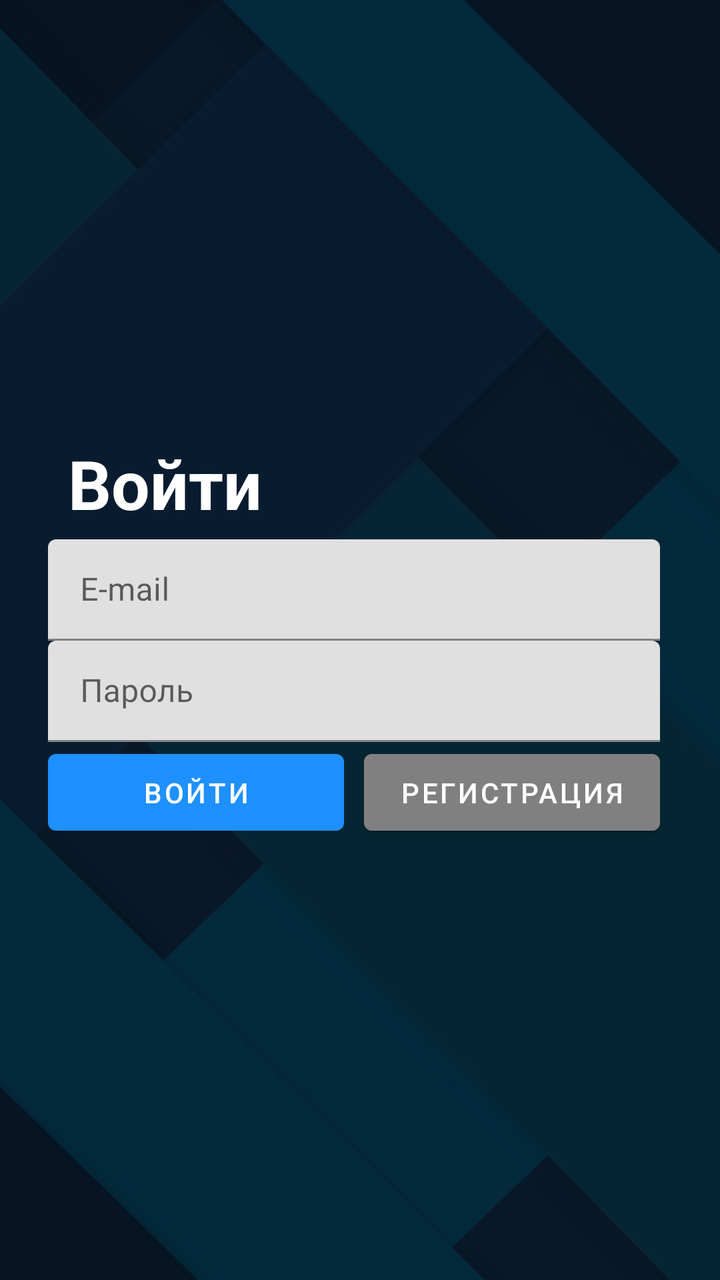
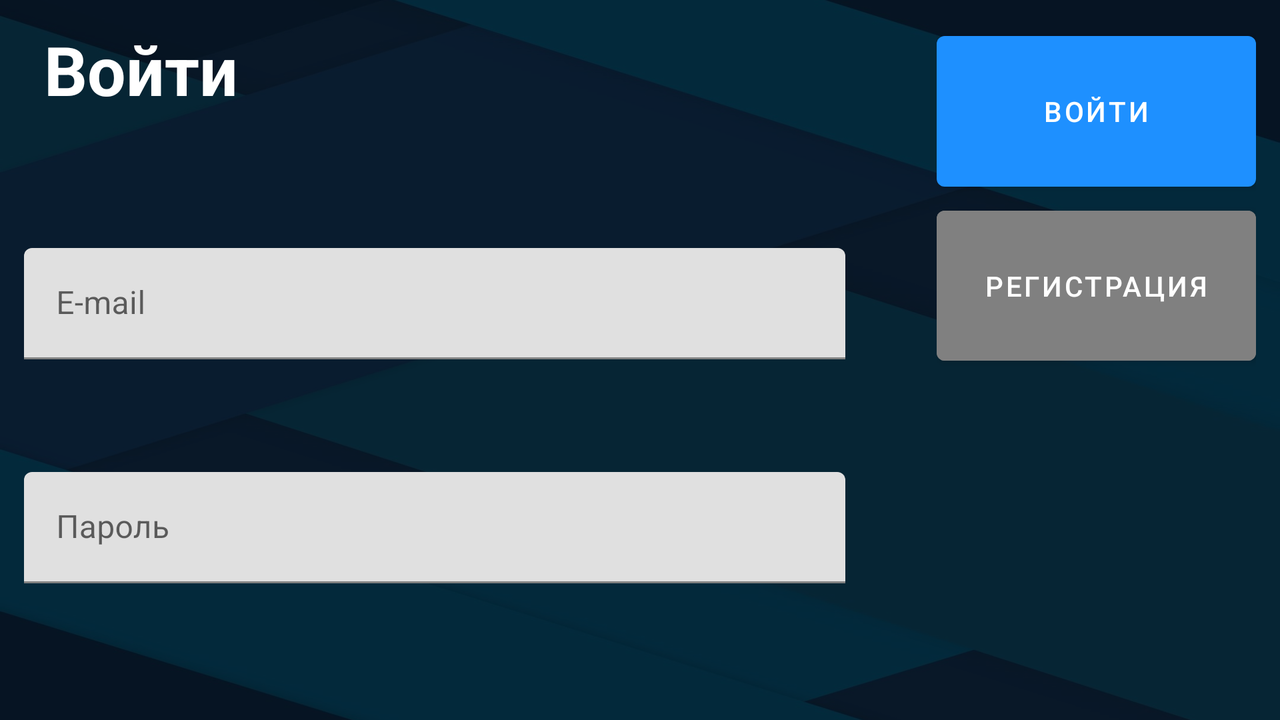

An Android layout and its configuration variant, each rendered on a device that would load it. The default file and the variant file are quoted in full after the pictures.
<!-- AndroidManifest.xml: application theme Theme.TeacherApplication -->
<!-- res/layout/activity_sign_in.xml -->
<?xml version="1.0" encoding="utf-8"?>
<FrameLayout xmlns:android="http://schemas.android.com/apk/res/android"
    xmlns:app="http://schemas.android.com/apk/res-auto"
    xmlns:tools="http://schemas.android.com/tools"
    android:layout_width="match_parent"
    android:layout_height="match_parent"
    android:background="@drawable/sign_in_bg"
    tools:context=".SignInActivity">

    <LinearLayout
        android:layout_width="match_parent"
        android:layout_height="match_parent"
        android:background="#B4000000"
        android:orientation="vertical"
        android:paddingStart="24dp"
        android:paddingEnd="30dp">

        <Space
            android:layout_width="match_parent"
            android:layout_height="match_parent"
            android:layout_weight="1" />

        <TextView
            android:id="@+id/sign_in_text"
            android:layout_width="match_parent"
            android:layout_height="match_parent"
            android:layout_marginStart="10dp"
            android:layout_weight="1.4"
            android:text="@string/sign_in_txt"
            android:textColor="@color/white"
            android:textSize="34sp"
            android:textStyle="bold" />

        <com.google.android.material.textfield.TextInputLayout
            android:id="@+id/E_mail"
            android:layout_width="match_parent"
            android:layout_height="match_parent"
            android:layout_weight="1.4">

            <com.google.android.material.textfield.TextInputEditText
                android:layout_width="match_parent"
                android:layout_height="wrap_content"
                android:hint="@string/e_mail_txt"
                android:inputType="textEmailAddress" />
        </com.google.android.material.textfield.TextInputLayout>

        <com.google.android.material.textfield.TextInputLayout
            android:id="@+id/Password"
            android:layout_width="match_parent"
            android:layout_height="match_parent"
            android:layout_weight="1.4">

            <com.google.android.material.textfield.TextInputEditText
                android:layout_width="match_parent"
                android:layout_height="wrap_content"
                android:hint="@string/password_txt"
                android:inputType="textPassword" />
        </com.google.android.material.textfield.TextInputLayout>

        <LinearLayout
            android:layout_width="match_parent"
            android:layout_height="match_parent"
            android:layout_weight="1.4"
            android:orientation="horizontal">

            <Button
                android:id="@+id/button_sign_in"
                android:layout_width="match_parent"
                android:layout_height="match_parent"
                android:layout_weight="1"
                android:insetRight="5dp"
                android:text="@string/sign_in_txt" />

            <Button
                android:id="@+id/button_registration"
                android:layout_width="match_parent"
                android:layout_height="match_parent"
                android:layout_weight="1"
                android:backgroundTint="@color/Grey"
                android:insetLeft="5dp"
                android:text="@string/register_txt" />
        </LinearLayout>

        <Space
            android:layout_width="match_parent"
            android:layout_height="match_parent"
            android:layout_weight="1" />

    </LinearLayout>

</FrameLayout>
<!-- resources referenced by this layout -->
<resources>
  <color name="Grey">#808080</color>
  <color name="white">#FFFFFFFF</color>
  <!-- drawable sign_in_bg: jpg bitmap (drawable, 57194 bytes) -->
  <string name="e_mail_txt">E-mail</string>
  <string name="password_txt">Пароль</string>
  <string name="register_txt">Регистрация</string>
  <string name="sign_in_txt">Войти</string>
  <style name="Theme.TeacherApplication" parent="Theme.MaterialComponents.DayNight.DarkActionBar">
          
          <item name="colorPrimary">@color/DodgerBlue</item>
          <item name="colorPrimaryVariant">@color/RoyalBlue</item>
          <item name="colorOnPrimary">@color/white</item>
          
          <item name="colorSecondary">@color/Grey</item>
          <item name="colorSecondaryVariant">@color/DimGrey</item>
          <item name="colorOnSecondary">@color/black</item>
          
          <item name="android:statusBarColor">?attr/colorPrimaryVariant</item>
          
      </style>
  <color name="DodgerBlue">#1E90FF</color>
  <color name="RoyalBlue">#4169E1</color>
  <color name="DimGrey">#696969</color>
  <color name="black">#FF000000</color>
</resources>
<!-- res/layout-land/activity_sign_in.xml (the repository's variant of the layout above) -->
<!-- drawn on the phone turned sideways -->
<?xml version="1.0" encoding="utf-8"?>
<FrameLayout xmlns:android="http://schemas.android.com/apk/res/android"
    xmlns:app="http://schemas.android.com/apk/res-auto"
    xmlns:tools="http://schemas.android.com/tools"
    android:layout_width="match_parent"
    android:layout_height="match_parent"
    android:background="@drawable/sign_in_bg"
    tools:context=".SignInActivity">

    <LinearLayout
        android:layout_width="match_parent"
        android:layout_height="match_parent"
        android:background="#B4000000"
        android:padding="12dp">

        <LinearLayout
            android:layout_width="match_parent"
            android:layout_height="match_parent"
            android:layout_weight="0.9"
            android:orientation="vertical">

            <TextView
                android:id="@+id/sign_in_text"
                android:layout_width="match_parent"
                android:layout_height="match_parent"
                android:layout_marginStart="10dp"
                android:layout_weight="1.4"
                android:text="@string/sign_in_txt"
                android:textColor="@color/white"
                android:textSize="34sp"
                android:textStyle="bold" />

            <com.google.android.material.textfield.TextInputLayout
                android:id="@+id/E_mail"
                android:layout_width="match_parent"
                android:layout_height="match_parent"
                android:layout_weight="1.4">

                <com.google.android.material.textfield.TextInputEditText
                    android:layout_width="match_parent"
                    android:layout_height="wrap_content"
                    android:hint="@string/e_mail_txt"
                    android:inputType="textEmailAddress" />
            </com.google.android.material.textfield.TextInputLayout>

            <com.google.android.material.textfield.TextInputLayout
                android:id="@+id/Password"
                android:layout_width="match_parent"
                android:layout_height="match_parent"
                android:layout_weight="1.4">

                <com.google.android.material.textfield.TextInputEditText
                    android:layout_width="match_parent"
                    android:layout_height="wrap_content"
                    android:hint="@string/password_txt"
                    android:inputType="textPassword" />
            </com.google.android.material.textfield.TextInputLayout>

        </LinearLayout>

        <Space
            android:layout_width="match_parent"
            android:layout_height="match_parent"
            android:layout_weight="2.5" />

        <LinearLayout
            android:layout_width="match_parent"
            android:layout_height="match_parent"
            android:layout_weight="2"
            android:orientation="vertical">

            <Button
                android:id="@+id/button_sign_in"
                android:layout_width="match_parent"
                android:layout_height="match_parent"
                android:layout_weight="1"
                android:text="@string/sign_in_txt" />

            <Button
                android:id="@+id/button_registration"
                android:layout_width="match_parent"
                android:layout_height="match_parent"
                android:layout_weight="1"
                android:backgroundTint="@color/Grey"
                android:text="@string/register_txt" />

            <Space
                android:layout_width="match_parent"
                android:layout_height="match_parent"
                android:layout_weight="0.7" />

        </LinearLayout>

    </LinearLayout>

</FrameLayout>
